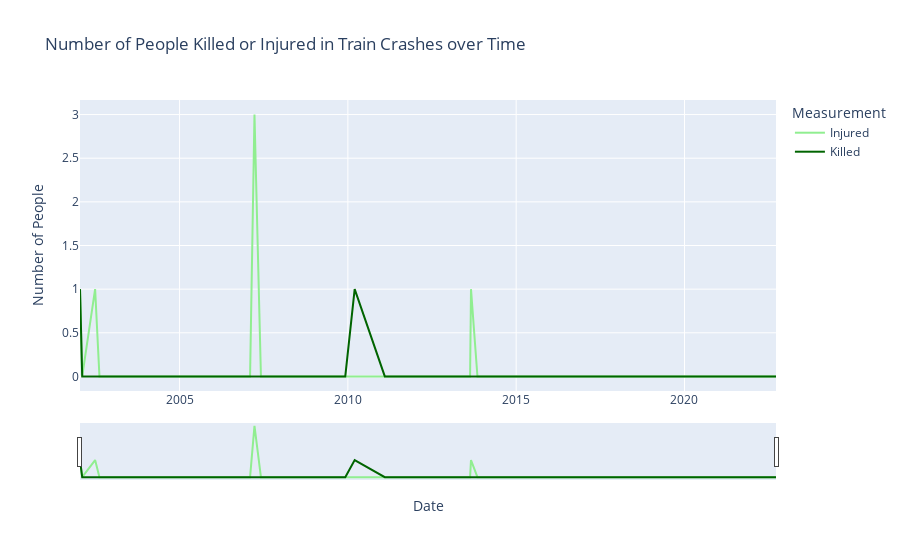

Source (notebook cell):
### Code cell
import numpy as np
#trains.drop(columns=['YEAR'], inplace=True)

trains.dropna(inplace=True)

#WHY CANT I NOT TAKE THE AVERAGE
trains.rename(columns={'CASINJRR' : "Injured", 'CASKLDRR': "Killed"}, inplace=True)
trains.sort_values(by='DATE', inplace=True)
# trains['DATETIME'] = pd.to_datetime(trains['DATE'])
# trains['MONTH'] = trains['DATETIME'].dt.month
# trains['YEAR'] = trains['DATETIME'].dt.year
# trains_monthavg = trains.groupby(['YEAR', 'MONTH'], as_index=False)['Injured', 'Killed'].mean()
# tmp_df = trains.groupby(['YEAR', 'MONTH'], as_index=False)['TYPE'].agg(pd.Series.mode)
# trains_monthavg['TYPE'] = tmp_df['TYPE']

# #map month to string
# month_dict = {
#     1: "Jan",
#     2: "Feb",
#     3: "Mar",
#     4: "Apr",
#     5: "May",
#     6: "Jun",
#     7: "Jul",
#     8: "Aug",
#     9: "Sep",
#     10: "Oct",
#     11: "Nov",
#     12: "Dec"
# }
# trains_monthavg = trains_monthavg.replace({'MONTH': month_dict})
# trains_monthavg['DATE'] = trains_monthavg['MONTH'].astype(str) + " " + trains_monthavg['YEAR'].astype(str)

# print(airplanes.columns)
# airplanes['DateTime'] = pd.to_datetime(airplanes['Date'])
# airplanes['Month'] = airplanes['DateTime'].dt.month
# planes_monthavg = airplanes.groupby(['Year', 'Month'], as_index=False)['Fatalities'].mean()
# planes_monthavg = planes_monthavg.replace({'Month': month_dict})
# planes_monthavg['DATE'] = planes_monthavg['Month'].astype(str) + " " + planes_monthavg['Year'].astype(str)

import plotly.express as px
fig = px.line(trains, x='DATE', y=['Injured', 'Killed'], color_discrete_sequence=["lightgreen", "darkgreen"],
              labels={
                "value" : "Number of People",
                "DATE" : "Date",
                "variable" : "Measurement"
              }, 
              title="Number of People Killed or Injured in Train Crashes over Time")
fig.update_xaxes(
    rangeslider_visible=True)
fig.show()

#add num value as y and color it by train type

### Figure 1 — Plotly figure (JSON) as saved in the notebook; plotly's stock layout.template omitted (floating-point values rounded to 4 significant figures)
{"data": [{"hovertemplate": "Measurement=Injured<br>Date=%{x}<br>Number of People=%{y}<extra></extra>", "legendgroup": "Injured", "line": {"color": "lightgreen", "dash": "solid"}, "marker": {"symbol": "circle"}, "mode": "lines", "name": "Injured", "orientation": "v", "showlegend": true, "type": "scatter", "x": ["2002-01-17", "2002-02-10", "2002-06-30", "2002-06-30", "2002-08-16", "2002-11-08", "2004-04-29", "2004-04-29", "2004-05-19", "2004-06-02", "2005-02-07", "2006-02-23", "2006-07-26", "2006-11-07", "2007-02-05", "2007-03-25", "2007-06-03", "2007-06-03", "2007-10-22", "2007-12-14", "2007-12-17", "2009-07-30", "2009-08-11", "2009-12-04", "2010-03-16", "2011-02-06", "2011-04-06", "2011-06-30", "2011-10-07", "2012-10-08", "2012-10-17", "2012-11-13", "2013-08-19", "2013-08-29", "2013-11-07", "2014-02-16", "2014-12-12", "2015-03-14", "2015-08-31", "2015-08-31", "2016-04-12", "2016-10-04", "2016-11-04", "2016-11-10", "2017-01-12", "2017-02-11", "2017-07-01", "2017-09-12", "2018-10-06", "2020-04-10", "2020-04-10", "2020-10-22", "2021-01-20", "2021-05-24", "2021-09-24", "2022-07-08", "2022-08-15", "2022-09-20", "2022-09-20"], "xaxis": "x", "y": [1, 0, 1, 1, 0, 0, 0, 0, 0, 0, 0, 0, 0, 0, 0, 3, 0, 0, 0, 0, 0, 0, 0, 0, 0, 0, 0, 0, 0, 0, 0, 0, 0, 1, 0, 0, 0, 0, 0, 0, 0, 0, 0, 0, 0, 0, 0, 0, 0, 0, 0, 0, 0, 0, 0, 0, 0, 0, 0], "yaxis": "y"}, {"hovertemplate": "Measurement=Killed<br>Date=%{x}<br>Number of People=%{y}<extra></extra>", "legendgroup": "Killed", "line": {"color": "darkgreen", "dash": "solid"}, "marker": {"symbol": "circle"}, "mode": "lines", "name": "Killed", "orientation": "v", "showlegend": true, "type": "scatter", "x": ["2002-01-17", "2002-02-10", "2002-06-30", "2002-06-30", "2002-08-16", "2002-11-08", "2004-04-29", "2004-04-29", "2004-05-19", "2004-06-02", "2005-02-07", "2006-02-23", "2006-07-26", "2006-11-07", "2007-02-05", "2007-03-25", "2007-06-03", "2007-06-03", "2007-10-22", "2007-12-14", "2007-12-17", "2009-07-30", "2009-08-11", "2009-12-04", "2010-03-16", "2011-02-06", "2011-04-06", "2011-06-30", "2011-10-07", "2012-10-08", "2012-10-17", "2012-11-13", "2013-08-19", "2013-08-29", "2013-11-07", "2014-02-16", "2014-12-12", "2015-03-14", "2015-08-31", "2015-08-31", "2016-04-12", "2016-10-04", "2016-11-04", "2016-11-10", "2017-01-12", "2017-02-11", "2017-07-01", "2017-09-12", "2018-10-06", "2020-04-10", "2020-04-10", "2020-10-22", "2021-01-20", "2021-05-24", "2021-09-24", "2022-07-08", "2022-08-15", "2022-09-20", "2022-09-20"], "xaxis": "x", "y": [1, 0, 0, 0, 0, 0, 0, 0, 0, 0, 0, 0, 0, 0, 0, 0, 0, 0, 0, 0, 0, 0, 0, 0, 1, 0, 0, 0, 0, 0, 0, 0, 0, 0, 0, 0, 0, 0, 0, 0, 0, 0, 0, 0, 0, 0, 0, 0, 0, 0, 0, 0, 0, 0, 0, 0, 0, 0, 0], "yaxis": "y"}], "layout": {"legend": {"title": {"text": "Measurement"}, "tracegroupgap": 0}, "title": {"text": "Number of People Killed or Injured in Train Crashes over Time"}, "xaxis": {"anchor": "y", "domain": [0, 1], "rangeslider": {"visible": true}, "title": {"text": "Date"}}, "yaxis": {"anchor": "x", "domain": [0, 1], "title": {"text": "Number of People"}}}}
